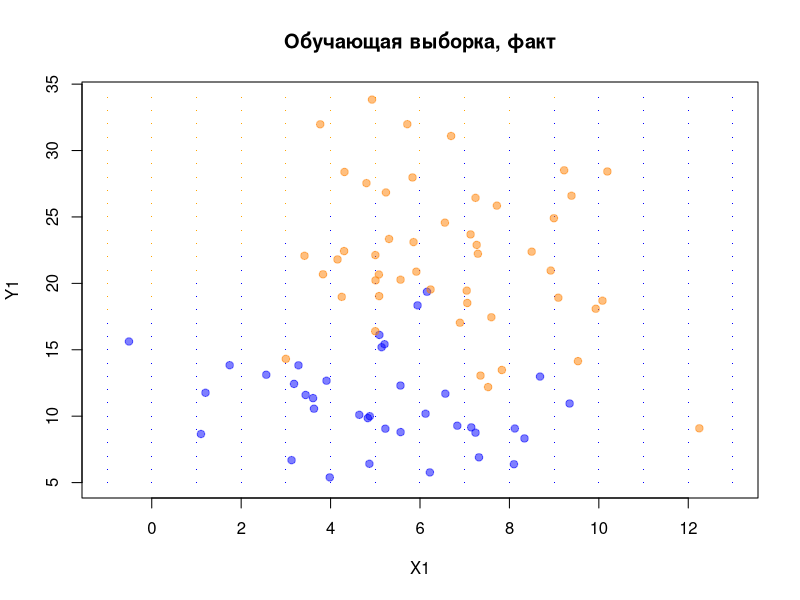
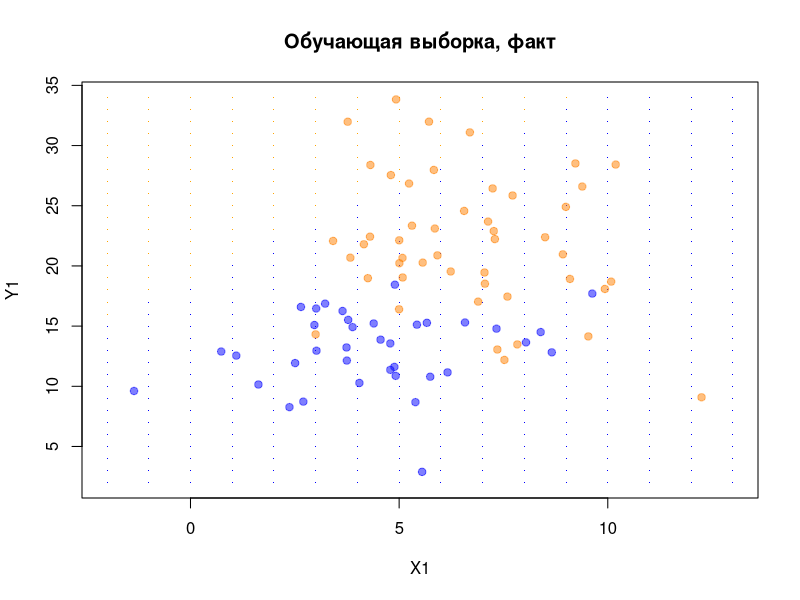
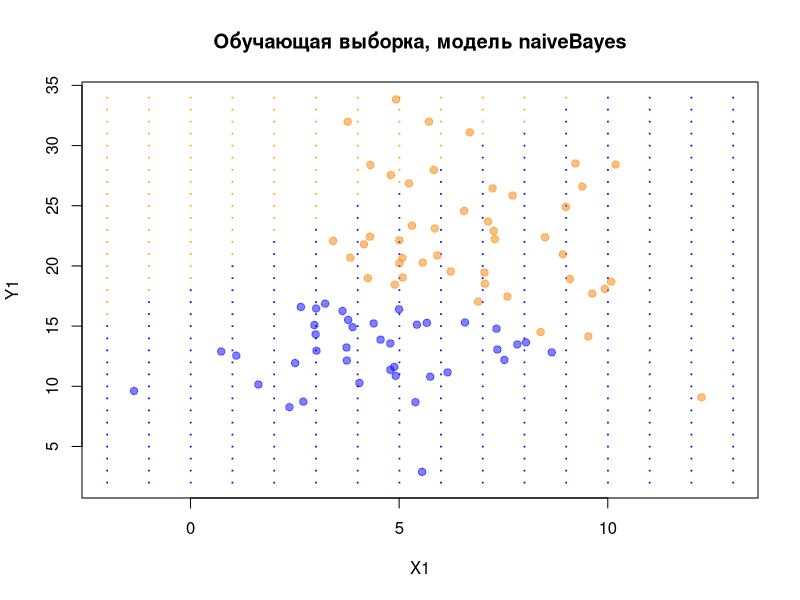
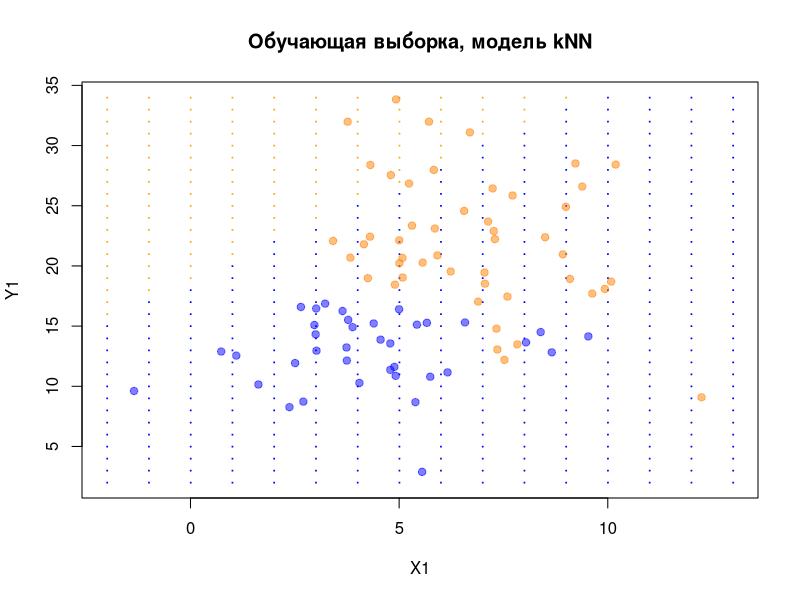

Source code (R) for these figures, in order:
## ---- chunk 1
knitr::opts_chunk$set(echo = TRUE)
## ---- chunk 2
library('mlbench')
library('class')
library('car')
library('class')
library('e1071')
library('MASS')
## ---- chunk 3
# Генерируем данные ------------------------------------------------------------
# Данные примера 3 .............................................................
# ядро
my.seed <- 12345
# Генерируем данные ------------------------------------------------------------
n <- 100               # наблюдений всего
train.percent <- 0.85  # доля обучающей выборки
# x-ы -- двумерные нормальные случайные величины
class.0 <- mvrnorm(45, mu = c(5, 12), 
                   Sigma = matrix(c(6, 0, 0, 13.7), 2, 2, byrow = T))
set.seed(my.seed + 1)
class.1 <- mvrnorm(65, mu = c(7, 22), 
                   Sigma = matrix(c(4.3, 0, 0, 21), 2, 2, byrow = T))
# записываем x-ы в единые векторы (объединяем классы 0 и 1)
x1 <- c(class.0[, 1], class.1[, 1])
x2 <- c(class.0[, 2], class.1[, 2])
# фактические классы Y
y <- c(rep(0, nrow(class.0)), rep(1, nrow(class.1)))
# классы для наблюдений сетки
rules <- function(x1, x2){
  ifelse(x2 < 1.6*x1 + 19, 0, 1)
}
# Конец данных примера 3 .......................................................
# Отбираем наблюдения в обучающую выборку --------------------------------------
set.seed(my.seed)
inTrain <- sample(seq_along(x1), train.percent*n)
x1.train <- x1[inTrain]
x2.train <- x2[inTrain]
x1.test <- x1[-inTrain]
x2.test <- x2[-inTrain]

# используем истинные правила, чтобы присвоить фактические классы
y.train <- y[inTrain]
y.test <- y[-inTrain]
# фрейм с обучающей выборкой
df.train.1 <- data.frame(x1 = x1.train, x2 = x2.train, y = y.train)
# фрейм с тестовой выборкой
df.test.1 <- data.frame(x1 = x1.test, x2 = x2.test)

# Рисуем обучающую выборку графике ---------------------------------------------
# для сетки (истинных областей классов): целочисленные значения x1, x2
x1.grid <- rep(seq(floor(min(x1)), ceiling(max(x1)), by = 1),
               ceiling(max(x2)) - floor(min(x2)) + 1)
x2.grid <- rep(seq(floor(min(x2)), ceiling(max(x2)), by = 1),
               each = ceiling(max(x1)) - floor(min(x1)) + 1)
# классы для наблюдений сетки
y.grid <- rules(x1.grid, x2.grid)
# фрейм для сетки
df.grid.1 <- data.frame(x1 = x1.grid, x2 = x2.grid, y = y.grid)
# цвета для графиков
cls <- c('blue', 'orange')
cls.t <- c(rgb(0, 0, 1, alpha = 0.5), rgb(1,0.5,0, alpha = 0.5))
# график истинных классов
plot(df.grid.1$x1, df.grid.1$x2, 
     pch = '.', 
     col = cls[df.grid.1[, 'y'] + 1],
     xlab = 'X1', ylab = 'Y1',
     main = 'Обучающая выборка, факт')
# точки фактических наблюдений
points(df.train.1$x1, df.train.1$x2,
       pch = 21, bg = cls.t[df.train.1[, 'y'] + 1], 
       col = cls.t[df.train.1[, 'y'] + 1])
# ядро
my.seed <- 12345
# Генерируем данные ------------------------------------------------------------
n <- 100               # наблюдений всего
train.percent <- 0.85  # доля обучающей выборки
# x-ы -- двумерные нормальные случайные величины
class.0 <- mvrnorm(45, mu = c(5, 12), 
                   Sigma = matrix(c(6, 0, 0, 13.7), 2, 2, byrow = T))
set.seed(my.seed + 1)
class.1 <- mvrnorm(65, mu = c(7, 22), 
                   Sigma = matrix(c(4.3, 0, 0, 21), 2, 2, byrow = T))
# записываем x-ы в единые векторы (объединяем классы 0 и 1)
x1 <- c(class.0[, 1], class.1[, 1])
x2 <- c(class.0[, 2], class.1[, 2])
# фактические классы Y
y <- c(rep(0, nrow(class.0)), rep(1, nrow(class.1)))
# классы для наблюдений сетки
rules <- function(x1, x2){
  ifelse(x2 < 1.6*x1 + 19, 0, 1)
}
# Конец данных примера 3 .......................................................
# Отбираем наблюдения в обучающую выборку --------------------------------------
set.seed(my.seed)
inTrain <- sample(seq_along(x1), train.percent*n)
x1.train <- x1[inTrain]
x2.train <- x2[inTrain]
x1.test <- x1[-inTrain]
x2.test <- x2[-inTrain]

# используем истинные правила, чтобы присвоить фактические классы
y.train <- y[inTrain]
y.test <- y[-inTrain]
# фрейм с обучающей выборкой
df.train.1 <- data.frame(x1 = x1.train, x2 = x2.train, y = y.train)
# фрейм с тестовой выборкой
df.test.1 <- data.frame(x1 = x1.test, x2 = x2.test)

# Рисуем обучающую выборку графике ---------------------------------------------
# для сетки (истинных областей классов): целочисленные значения x1, x2
x1.grid <- rep(seq(floor(min(x1)), ceiling(max(x1)), by = 1),
               ceiling(max(x2)) - floor(min(x2)) + 1)
x2.grid <- rep(seq(floor(min(x2)), ceiling(max(x2)), by = 1),
               each = ceiling(max(x1)) - floor(min(x1)) + 1)
# классы для наблюдений сетки
y.grid <- rules(x1.grid, x2.grid)
# фрейм для сетки
df.grid.1 <- data.frame(x1 = x1.grid, x2 = x2.grid, y = y.grid)
# цвета для графиков
cls <- c('blue', 'orange')
cls.t <- c(rgb(0, 0, 1, alpha = 0.5), rgb(1,0.5,0, alpha = 0.5))
# график истинных классов
plot(df.grid.1$x1, df.grid.1$x2, 
     pch = '.', 
     col = cls[df.grid.1[, 'y'] + 1],
     xlab = 'X1', ylab = 'Y1',
     main = 'Обучающая выборка, факт')
# точки фактических наблюдений
points(df.train.1$x1, df.train.1$x2,
       pch = 21, bg = cls.t[df.train.1[, 'y'] + 1], 
       col = cls.t[df.train.1[, 'y'] + 1])

## ---- chunk 4
# Байесовский классификатор ----------------------------------------------------
#  наивный байес: непрерывные объясняющие переменные
# строим модель
nb <- naiveBayes(y ~ ., data = df.train.1)
# получаем модельные значения на обучающей выборке как классы
y.nb.train <- ifelse(predict(nb, df.train.1[, -3], 
                             type = "raw")[, 2] > 0.5, 1, 0)

png(filename = 'pic02.png', bg = 'transparent')
# график истинных классов

plot(df.grid.1$x1, df.grid.1$x2, 
     pch = '·',  col = cls[df.grid.1[, 'y'] + 1], 
     xlab = 'X1', ylab = 'Y1',
     main = 'Обучающая выборка, модель naiveBayes')
# точки наблюдений, предсказанных по модели
points(df.train.1$x1, df.train.1$x2, 
       pch = 21, bg = cls.t[y.nb.train + 1], 
       col = cls.t[y.nb.train + 1])
dev.off()
# матрица неточностей на обучающей выборке
tbl <- table(y.train, y.nb.train)
tbl
# точность, или верность (Accuracy)
Acc <- sum(diag(tbl)) / sum(tbl)

Acc

## ---- chunk 5
# Метод kNN --------------------------------------------------------------------
#  k = 3
# строим модель и делаем прогноз
y.knn.train <- knn(train = scale(df.train.1[, -3]), 
                   test = scale(df.train.1[, -3]),
                   cl = df.train.1$y, k = 3)
png(filename = 'pic03.png', bg = 'transparent')
# график истинных классов
plot(df.grid.1$x1, df.grid.1$x2, 
     pch = '·', col = cls[df.grid.1[, 'y'] + 1],
     xlab = 'X1', ylab = 'Y1',
     main = 'Обучающая выборка, модель kNN')

# точки наблюдений, предсказанных по модели
points(df.train.1$x1, df.train.1$x2, 
       pch = 21, bg = cls.t[as.numeric(y.knn.train)], 
       col = cls.t[as.numeric(y.knn.train)])
dev.off()

# матрица неточностей на обучающей выборке
tbl <- table(y.train, y.knn.train)
tbl
# точность (Accuracy)
Acc <- sum(diag(tbl)) / sum(tbl)
Acc
## ---- chunk 6
TPR=tbl[4]/(tbl[4]+tbl[2])
TPR
SPC=tbl[1,1]/(tbl[2,1]+tbl[1,1])
SPC
PPV=tbl[2,2]/(tbl[2,2]+tbl[2,1])
PPV
NPV=tbl[1,1]/(tbl[1,2]+tbl[1,1])
NPV

FNV=1-TPR
FNV
FPR=1-SPC
FPR
FDR=1-PPV
FDR
MCC=(tbl[2,2]*tbl[1,1]-tbl[2,1]*tbl[1,2])/(((tbl[2,2]+tbl[2,1])*(tbl[2,2]+tbl[1,2])*(tbl[1,1]+tbl[2,1])*(tbl[1,1]+tbl[1,2]))^(1/2))
MCC

